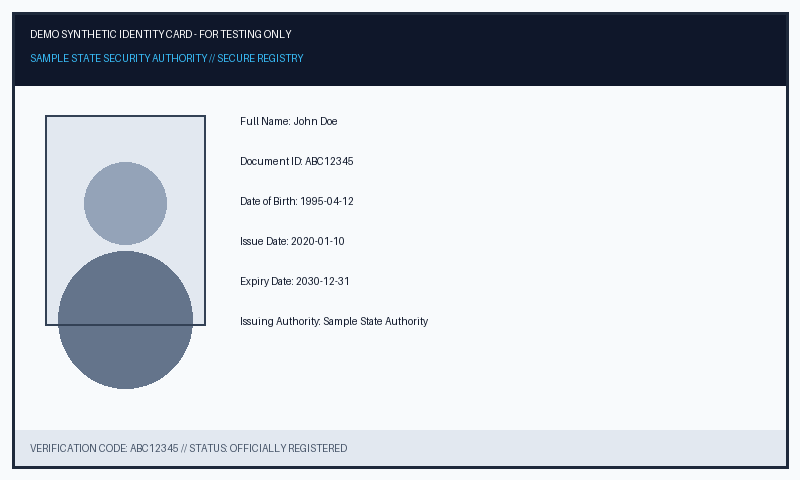
#> input picture sample_docs/TEST1_clean_sample.png, 800 x 480 px
$ python -i ai_detection.py   (imports and definitions only)   (older library calls are emulated)
#> lines starting #> are read from the running program, lines starting #| are printed output that depends on the picture; after the words box and inside, x2 and y2 are one past the last pixel; in counts of white or black regions, pixels touching at a corner belong together
"""
====================================================================
AI / Synthetic Document Detection Module
Screening for AI-Generated & Synthetic Identity Documents

Evaluates multiple independent indicators:
1. Typography & Text Rendering Consistency (stroke width & baseline drift)
2. High-Frequency Diffusion Noise in Flat Regions
3. Hallucinatory / Gibberish Text Patterns
4. Portrait Photo & Card Integration Disparity
5. File Metadata & Generation Signatures

Disclaimer:
Preliminary probabilistic screening only. Does not claim 100% forensic certainty.
====================================================================
"""

import os
import re
import cv2
import numpy as np
from PIL import Image, ExifTags


def detect_ai_synthetic_indicators(image_path, ocr_data=None):
    """
    Analyzes an identity document for characteristic signatures of
    AI-generation (diffusion models, GANs, or synthetic generators).

    Returns:
        dict: {
            'status': 'PASSED' | 'WARNING' | 'FLAGGED',
            'indicator_count': int,
            'indicators': list of str,
            'risk_penalty': int (0, 10, or 30),
            'details': str,
            'metrics': dict,
            'disclaimer': str
        }
    """
#> called with image_path = '../sample_docs/TEST1_clean_sample.png'
    indicators = []
    metrics = {
        'baseline_drift_std': 0.0,
        'diffusion_noise_score': 0.0,
        'hallucinatory_token_count': 0,
        'photo_integration_anomaly': False,
        'metadata_ai_flag': False
    }

    if not os.path.exists(image_path):
        return {
            'status': 'PASSED',
            'indicator_count': 0,
            'indicators': [],
            'risk_penalty': 0,
            'details': 'File not found for synthetic screening.',
            'metrics': metrics,
            'disclaimer': 'AI/Synthetic Indicators provide probabilistic preliminary screening.'
        }

    # -------------------------------------------------------------
    # 1. METADATA & EXIF INSPECTION
    # -------------------------------------------------------------
    try:
        with Image.open(image_path) as pil_img:
            # Check info dictionary (PNG tEXt/iTXt, JPEG comments)
#> pil_img is the input picture: PIL image 800x480 RGB; mean R, G, B 199.4, 203.9, 210.6
            info_str = " ".join([f"{k}:{v}" for k, v in pil_img.info.items() if isinstance(v, (str, bytes))]).lower()
            ai_keywords = [
                'stable diffusion', 'midjourney', 'dall-e', 'dalle', 'novelai',
                'comfyui', 'automatic1111', 'civitai', 'synthetic_demo', 'ai_generated'
            ]
            for kw in ai_keywords:
                if kw in info_str:
                    indicators.append(f"Metadata Tag: Generation signature identified in file metadata ('{kw}').")
                    metrics['metadata_ai_flag'] = True
                    break
#> after the loop, indicators = []; metrics = {'baseline_drift_std': 0, 'diffusion_noise_score': 0, 'hallucinatory_token_count': 0, 'photo_integration_anomaly': False, 'metadata_ai_flag': False}

            # Check EXIF software tag if available
            exif_data = pil_img.getexif()
            if exif_data:
                for tag_id, value in exif_data.items():
                    tag_name = ExifTags.TAGS.get(tag_id, str(tag_id))
                    val_str = str(value).lower()
                    for kw in ai_keywords:
                        if kw in val_str:
                            indicators.append(f"EXIF Software Tag: Generated by synthetic model ({val_str}).")
                            metrics['metadata_ai_flag'] = True
                            break
    except Exception:
        pass

    # -------------------------------------------------------------
    # 2. COMPUTER VISION: DIFFUSION NOISE IN FLAT REGIONS
    # Diffusion models leave subtle, uniform micro-noise across flat backgrounds
    # -------------------------------------------------------------
    cv_img = cv2.imread(image_path)
    if cv_img is not None:
        gray = cv2.cvtColor(cv_img, cv2.COLOR_BGR2GRAY)
        h, w = gray.shape
#> h = 480; w = 800

        # Select sample flat patches (typically corners away from borders)
        if h > 120 and w > 120:
            patch1 = gray[25:65, 25:65]
            patch2 = gray[h-65:h-25, w-65:w-25]
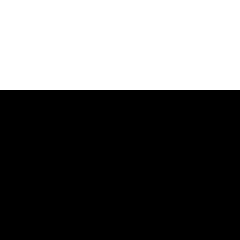
#> patch2: shape (40, 40) (shown 6 times larger); values 231 (black) and 250 (white), 37.5% white; 1 white region, box (x1, y1, x2, y2) and area: (0, 0, 40, 15) 600
            patches = [p for p in [patch1, patch2] if p.size > 0]
#> patches = 2 items

            noise_scores = []
            for patch in patches:
                # Apply high-pass / Laplacian filter
                lap = cv2.Laplacian(patch, cv2.CV_64F)
                lap_std = float(np.std(lap))
                noise_scores.append(lap_std)
#> this loop made 2 passes
#> lap_std on passes 1 to 2: 146.4, 4.25
#> pass 1, in detect_ai_synthetic_indicators, `lap = cv2.Laplacian(patch, cv2.CV_64F)`:
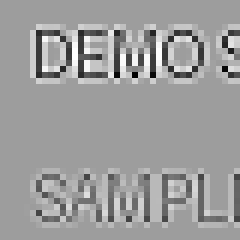
#> lap: shape (40, 40) float64 (shown 6 times larger); min -695, max 431, mean -0.6; drawn with min black and max white
#> pass 2, in detect_ai_synthetic_indicators, `lap = cv2.Laplacian(patch, cv2.CV_64F)`:
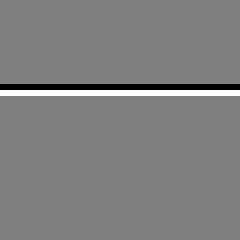
#> lap: shape (40, 40) float64 (shown 6 times larger); min -19, max 19, mean 0; drawn with min black and max white
#> after the loop, noise_scores = [146.4, 4.25]

            if noise_scores:
                avg_noise = float(np.mean(noise_scores))
#> avg_noise = 75.3
                metrics['diffusion_noise_score'] = round(avg_noise, 2)
                # In digital vector cards, flat patches have near zero noise (< 1.5).
                # Diffusion-generated synthetic cards exhibit persistent fine-grain micro-texture (8.0 - 28.0)
                # without physical print dot patterns.
                if 12.0 <= avg_noise <= 35.0:
                    indicators.append(
                        f"Frequency Analysis: High-frequency residual noise in flat card regions ({metrics['diffusion_noise_score']}), consistent with diffusion synthesis."
                    )

        # -------------------------------------------------------------
        # 3. TYPOGRAPHY & BASELINE ALIGNMENT CHECK
        # Real IDs have laser-straight, grid-aligned typography.
        # AI images show character baseline wobble and floating glyphs.
        # -------------------------------------------------------------
        try:
            # Threshold to isolate text blocks
            _, thresh = cv2.threshold(gray, 0, 255, cv2.THRESH_BINARY_INV + cv2.THRESH_OTSU)
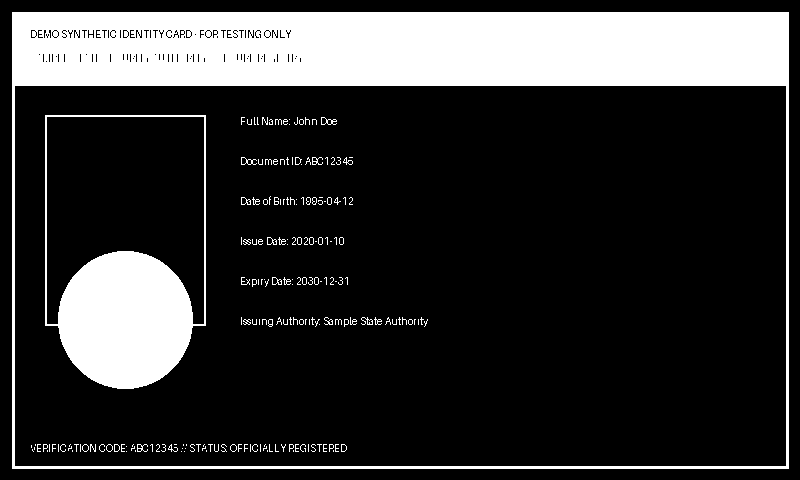
#> thresh: shape (480, 800); 20.7% white; 195 white regions (164 under 20 px), largest, box (x1, y1, x2, y2) and area: (12, 12, 789, 469) 61200, (45, 115, 206, 389) 15808, (321, 117, 337, 125) 50
            contours, _ = cv2.findContours(thresh, cv2.RETR_EXTERNAL, cv2.CHAIN_APPROX_SIMPLE)
#> contours = [[[12, 12], [12, 468], [788, 468], [788, 12]]]

            char_boxes = []
            for cnt in contours:
                bx, by, bw, bh = cv2.boundingRect(cnt)
                # Filter typical character box sizes
                if 6 <= bw <= 45 and 10 <= bh <= 55 and bw * bh < 1800:
                    char_boxes.append((bx, by, bw, bh))
#> this loop made 1 pass
#> (cnt, bx, by, bw, bh) on pass 1: ([[12, 12], [12, 468], [788, 468], [788, 12]], 12, 12, 777, 457)
#> after the loop, char_boxes = []

            if len(char_boxes) >= 15:
                # Group characters by rough horizontal line (similar y coordinates within 12px)
                char_boxes.sort(key=lambda b: (b[1] // 14, b[0]))
                lines = []
                current_line = []
                last_y = -100

                for b in char_boxes:
                    if abs(b[1] - last_y) < 12:
                        current_line.append(b)
                    else:
                        if len(current_line) >= 5:
                            lines.append(current_line)
                        current_line = [b]
                        last_y = b[1]
                if len(current_line) >= 5:
                    lines.append(current_line)

                # Check baseline variance across lines
                line_drifts = []
                for ln in lines:
                    bottoms = [b[1] + b[3] for b in ln]
                    drift = float(np.std(bottoms))
                    line_drifts.append(drift)

                if line_drifts:
                    avg_drift = float(np.mean(line_drifts))
                    metrics['baseline_drift_std'] = round(avg_drift, 2)
                    # Natural digital cards have baseline std < 1.2 px
                    # AI-hallucinated text has high baseline wobble (> 3.5 px)
                    if avg_drift > 3.8:
                        indicators.append(
                            f"Typography Inconsistency: Text baseline alignment drift detected (std {metrics['baseline_drift_std']}px), indicating AI-rendered text."
                        )
        except Exception:
            pass

        # -------------------------------------------------------------
        # 4. PHOTO & CARD INTEGRATION DISPARITY
        # Checks whether the photo box has unnatural edge bleeding or floating borders
        # -------------------------------------------------------------
        try:
            left_roi = cv_img[int(h * 0.15):int(h * 0.75), int(w * 0.05):int(w * 0.40)]
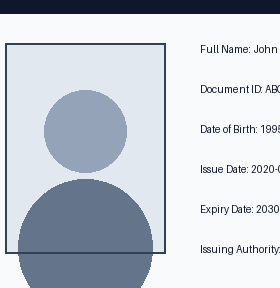
#> left_roi: shape (288, 280, 3); mean B, G, R 211.5, 202.3, 195.8
            if left_roi.size > 0:
                roi_gray = cv2.cvtColor(left_roi, cv2.COLOR_BGR2GRAY)
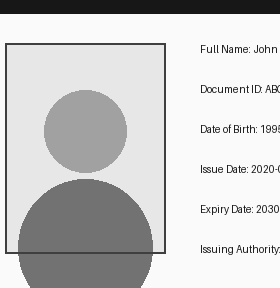
#> roi_gray: shape (288, 280); min 23, max 250, mean 201.6
                edges = cv2.Canny(roi_gray, 50, 150)
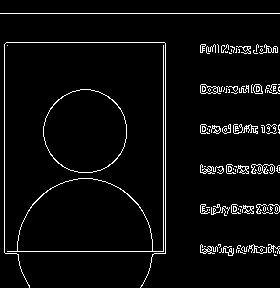
#> edges: shape (288, 280); 4.5% white in thin lines or dots
                cnts, _ = cv2.findContours(edges, cv2.RETR_EXTERNAL, cv2.CHAIN_APPROX_SIMPLE)
#> cnts = 97 contours, 82 with area under 20; largest, box (x1, y1, x2, y2) and area: (7, 45, 164, 252) 7807, (43, 89, 127, 173) 5416, (200, 84, 223, 94) 122, (253, 84, 263, 94) 66, (242, 205, 254, 214) 52
                has_clean_rect_frame = False
                for c in cnts:
                    peri = cv2.arcLength(c, True)
                    approx = cv2.approxPolyDP(c, 0.04 * peri, True)
                    if len(approx) == 4:
                        px, py, pw, ph = cv2.boundingRect(approx)
                        aspect = float(pw) / float(ph)
                        if 0.65 <= aspect <= 0.95 and pw * ph > (left_roi.shape[0] * left_roi.shape[1] * 0.25):
                            has_clean_rect_frame = True
                            break
#> this loop made 97 passes
#> (peri, approx, px, py, pw, ph, aspect) on passes 1, 13, 17, 22, 37, 42, 44, 45: (5.41, [[274, 254], [274, 255], [276, 255], [275, 255]], 274, 254, 3, 2, 1.5), (23.9, [[262, 212], [272, 213], [272, 212], [271, 213]], 262, 212, 11, 2, 5.5), (6.83, [[267, 207], [267, 209], [268, 210], [267, 209]], 267, 207, 2, 4, 0.5), (5.41, [[239, 206], [240, 206], [241, 207], [241, 206]], 239, 206, 3, 2, 1.5), (5.41, [[234, 166], [235, 166], [236, 167], [236, 166]], 234, 166, 3, 2, 1.5), (164.3, [[251, 165], [252, 173], [252, 164], [274, 171]], 251, 164, 24, 10, 2.4), (159.2, [[200, 165], [203, 173], [223, 171], [201, 172]], 200, 165, 24, 9, 2.67), (23.31, [[266, 132], [267, 133], [276, 132], [275, 133]], 266, 132, 11, 2, 5.5)
#> (peri, px, py, pw, ph, aspect) on passes 66, 78, 84, 87, 91, 93: (9.41, 225, 88, 2, 5, 0.4), (5.41, 229, 52, 3, 2, 1.5), (9.41, 235, 48, 2, 5, 0.4), (19.07, 230, 46, 5, 7, 0.714), (21.66, 256, 44, 3, 8, 0.375), (16.83, 217, 44, 2, 9, 0.222)

                roi_hsv = cv2.cvtColor(left_roi, cv2.COLOR_BGR2HSV)
#> roi_hsv: shape (288, 280, 3); mean H, S, V 106.5, 30.7, 211.5
                color_var = float(np.var(roi_hsv[:, :, 0]))
#> color_var = 2.83
                if color_var > 800 and not has_clean_rect_frame:
                    metrics['photo_integration_anomaly'] = True
                    indicators.append(
                        "Visual Integration: Portrait element lacks defined security framing / displays irregular edge blending."
                    )
        except Exception:
            pass

    # -------------------------------------------------------------
    # 5. HALLUCINATORY & PSEUDO-TEXT PATTERNS (OCR Text Stream)
    # -------------------------------------------------------------
    if ocr_data:
        raw_text = ocr_data.get('raw_text', '')
        if raw_text:
            words = raw_text.split()
            hallucinatory_tokens = 0
            for w in words:
                if re.search(r'(.)\1{3,}', w):
                    hallucinatory_tokens += 1
                elif re.search(r'[bcdfghjklmnpqrstvwxyzBCDFGHJKLMNPQRSTVWXYZ]{6,}', w):
                    hallucinatory_tokens += 1

            metrics['hallucinatory_token_count'] = hallucinatory_tokens
            if hallucinatory_tokens >= 2:
                indicators.append(
                    f"Text Synthesis Artifacts: {hallucinatory_tokens} pseudo-word tokens / repetitive character motifs detected."
                )

    # -------------------------------------------------------------
    # CLASSIFY OVERALL AI / SYNTHETIC STATUS
    # -------------------------------------------------------------
    count = len(indicators)
#> count = 0
    if count >= 2 or metrics['metadata_ai_flag']:
        status = 'FLAGGED'
        risk_penalty = 30
        details = f"Multiple synthetic/AI generation indicators identified ({count} flags): " + "; ".join(indicators)
    elif count == 1:
        status = 'WARNING'
        risk_penalty = 10
        details = f"Single synthetic anomaly observed: {indicators[0]}"
    else:
        status = 'PASSED'
        risk_penalty = 0
        details = "No significant synthetic or AI-generation indicators detected."

    return {
        'status': status,
        'indicator_count': count,
        'indicators': indicators,
        'risk_penalty': risk_penalty,
        'details': details,
        'metrics': metrics,
        'disclaimer': 'AI/Synthetic Indicators provide probabilistic preliminary screening and do not claim 100% forensic certainty.'
    }

>>> result = detect_ai_synthetic_indicators('../sample_docs/TEST1_clean_sample.png')
#> result = 7 items

$ run again, on sample_docs/TEST2_altered_sample.png
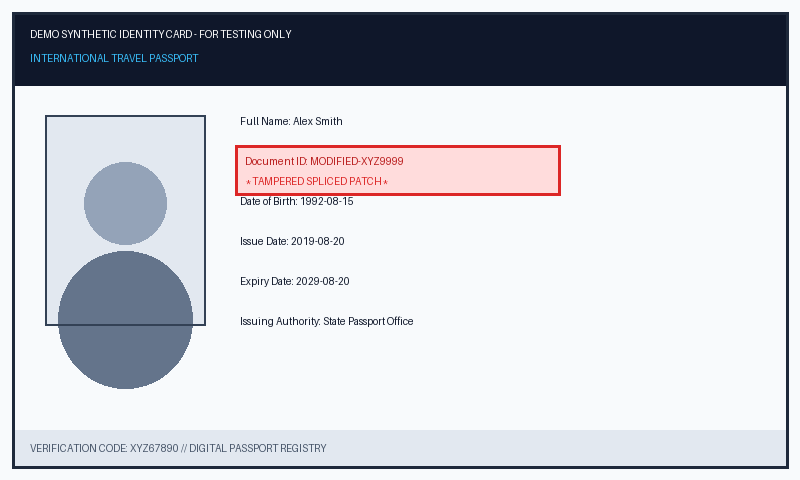
#> input picture sample_docs/TEST2_altered_sample.png, 800 x 480 px
#> in detect_ai_synthetic_indicators, pil_img is the input picture: PIL image 800x480 RGB; mean R, G, B 199.5, 201.3, 207.8
#> after the loop in detect_ai_synthetic_indicators, `for kw in ai_keywords:`: indicators = []; metrics = {'baseline_drift_std': 0, 'diffusion_noise_score': 0, 'hallucinatory_token_count': 0, 'photo_integration_anomaly': False, 'metadata_ai_flag': False}
#> patch2: shape (40, 40); values 231 (black) and 250 (white), 37.5% white; 1 white region, box (x1, y1, x2, y2) and area: (0, 0, 40, 15) 600
#> patches = 2 items
#> the loop in detect_ai_synthetic_indicators, `for patch in patches:` made 2 passes
#> lap_std on passes 1 to 2: 147.5, 4.25
#> after the loop in detect_ai_synthetic_indicators, `for patch in patches:`: noise_scores = [147.5, 4.25]
#> avg_noise = 75.9
#> in detect_ai_synthetic_indicators, `_, thresh = cv2.threshold(gray, 0, 255, cv2.THRESH_BINARY_INV + cv2.TH..`:
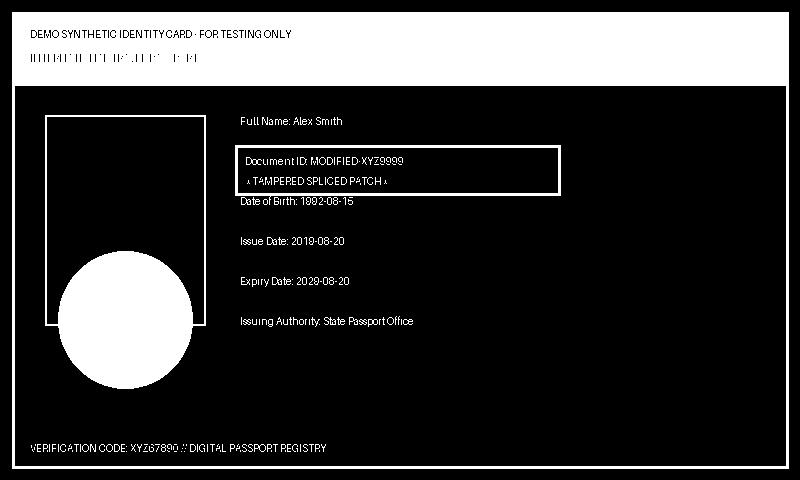
#> thresh: shape (480, 800); 21.4% white; 247 white regions (210 under 20 px), largest, box (x1, y1, x2, y2) and area: (12, 12, 789, 469) 61294, (45, 115, 206, 389) 15808, (235, 145, 561, 205) 2236
#> contours = [[[12, 12], [12, 468], [788, 468], [788, 12]]]
#> the loop in detect_ai_synthetic_indicators, `for cnt in contours:` made 1 pass
#> (cnt, bx, by, bw, bh) on pass 1: ([[12, 12], [12, 468], [788, 468], [788, 12]], 12, 12, 777, 457)
#> after the loop in detect_ai_synthetic_indicators, `for cnt in contours:`: char_boxes = []
#> in detect_ai_synthetic_indicators, `edges = cv2.Canny(roi_gray, 50, 150)`:
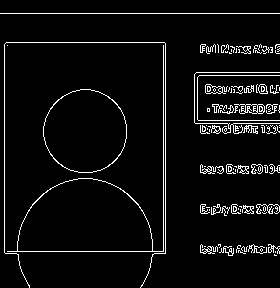
#> edges: shape (288, 280); 5.3% white in thin lines or dots
#> cnts = 111 contours, 94 with area under 20; largest, box (x1, y1, x2, y2) and area: (7, 45, 164, 252) 7807, (43, 89, 127, 173) 5416, (234, 104, 265, 114) 158, (205, 84, 228, 94) 122, (258, 84, 268, 94) 66
#> the loop in detect_ai_synthetic_indicators, `for c in cnts:` made 111 passes
#> (peri, approx, px, py, pw, ph, aspect) on passes 1, 20, 24, 33, 41: (5.41, [[274, 254], [274, 255], [276, 255], [275, 255]], 274, 254, 3, 2, 1.5), (5.41, [[239, 206], [240, 206], [241, 207], [241, 206]], 239, 206, 3, 2, 1.5), (164.9, [[256, 205], [257, 213], [257, 204], [279, 211]], 256, 204, 24, 10, 2.4), (5.41, [[234, 166], [235, 166], [236, 167], [236, 166]], 234, 166, 3, 2, 1.5), (159.2, [[200, 165], [203, 173], [223, 171], [201, 172]], 200, 165, 24, 9, 2.67)
#> roi_hsv: shape (288, 280, 3); mean H, S, V 100.9, 34.3, 211.7
#> color_var = 580.6
#> count = 0
#> result = 7 items
